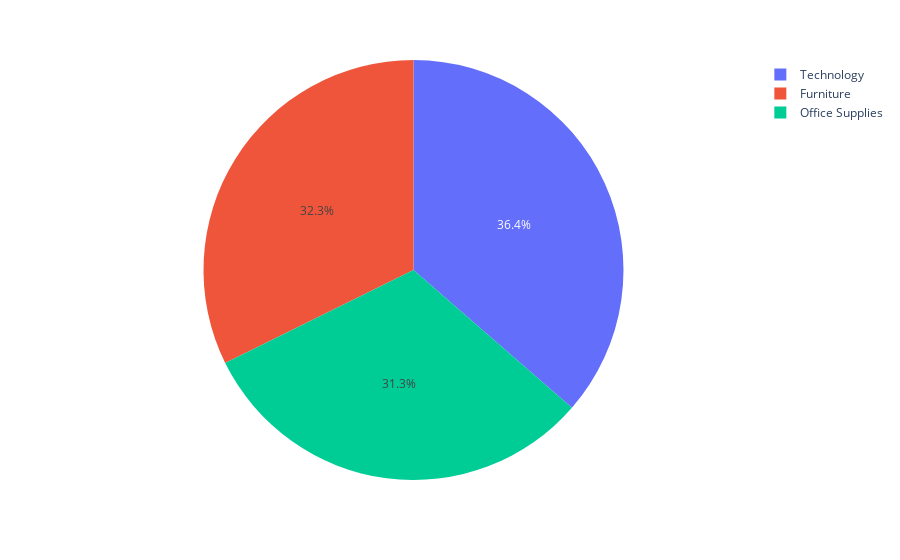

Notebook source saved alongside this figure:
### Markdown cell above
From the above plot, loss of superstore is maximum than profit.

### Code cell
fig = px.pie(df, values='Sales', names='Category')
fig.show()

### Figure 1 — Plotly figure (JSON) as saved in the notebook; plotly's stock layout.template omitted (floating-point values rounded to 4 significant figures; data arrays with more than 128 entries replaced by an {"elided": "..."} marker saying what was removed)
{"data": [{"domain": {"x": [0, 1], "y": [0, 1]}, "hovertemplate": "Category=%{label}<br>Sales=%{value}<extra></extra>", "labels": {"elided": "9994 str values"}, "legendgroup": "", "name": "", "showlegend": true, "type": "pie", "values": {"elided": "9994 float values"}}], "layout": {"legend": {"tracegroupgap": 0}, "margin": {"t": 60}}}
